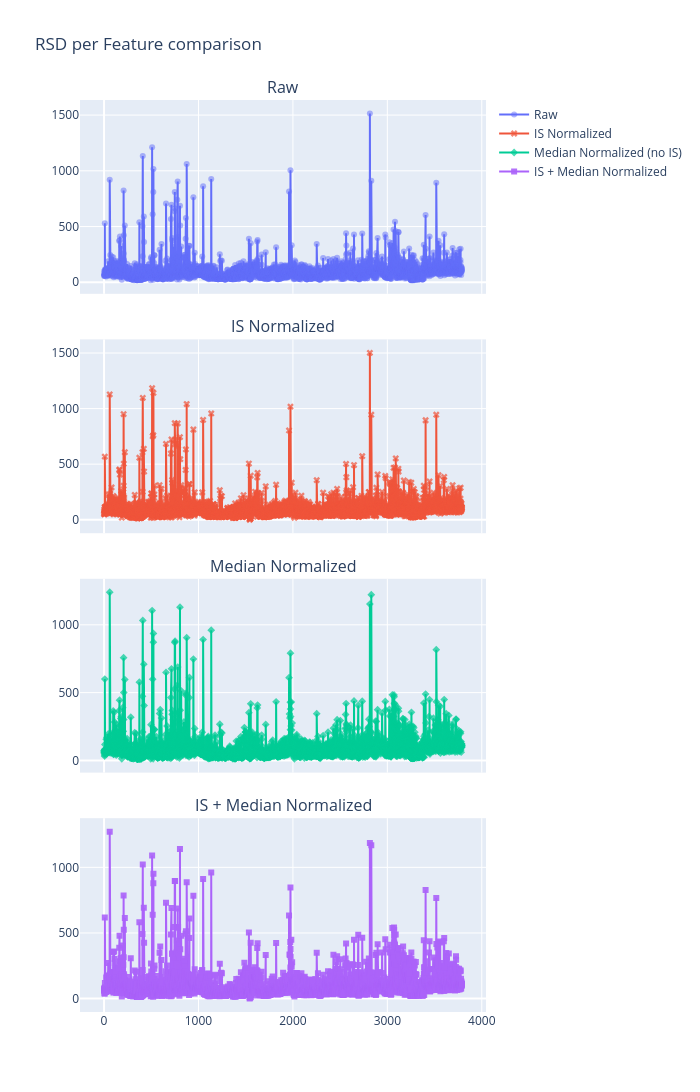

Source (notebook cell):
### Markdown cell above
### Plot RSDs comparison on separate grids

### Code cell
try:    
    fig2 = make_subplots(
        rows=4, cols=1, shared_xaxes=True, vertical_spacing=0.05,
        subplot_titles=[
            "Raw",
            "IS Normalized",
            "Median Normalized",
            "IS + Median Normalized"
        ]
    )
    fig2.add_trace(go.Scatter(
        y=rsd_raw.values,
        mode='lines+markers',
        name='Raw',
        marker=dict(symbol='circle', opacity=0.5)
    ), row=1, col=1)
    fig2.add_trace(go.Scatter(
        y=rsd_is.values,
        mode='lines+markers',
        name='IS Normalized',
        marker=dict(symbol='x', opacity=0.7)
    ), row=2, col=1)
    fig2.add_trace(go.Scatter(
        y=rsd_median_only.values,
        mode='lines+markers',
        name='Median Normalized (no IS)',
        marker=dict(symbol='diamond', opacity=0.7)
    ), row=3, col=1)
    fig2.add_trace(go.Scatter(
        y=rsd_final.values,
        mode='lines+markers',
        name='IS + Median Normalized',
        marker=dict(symbol='square', opacity=0.9)
    ), row=4, col=1)
    fig2.update_layout(
        title="RSD per Feature comparison",
        width=700,
        height=1500
    )
    fig2.show()
except Exception as e:
    print(f"ERROR during RSD subplot plotting: {e}")

### Figure 1 — Plotly figure (JSON) as saved in the notebook; plotly's stock layout.template omitted (floating-point values rounded to 4 significant figures; data arrays with more than 128 entries replaced by an {"elided": "..."} marker saying what was removed)
{"data": [{"marker": {"opacity": 0.5, "symbol": "circle"}, "mode": "lines+markers", "name": "Raw", "type": "scatter", "xaxis": "x", "y": {"elided": "3791 float values"}, "yaxis": "y"}, {"marker": {"opacity": 0.7, "symbol": "x"}, "mode": "lines+markers", "name": "IS Normalized", "type": "scatter", "xaxis": "x2", "y": {"elided": "3791 float values"}, "yaxis": "y2"}, {"marker": {"opacity": 0.7, "symbol": "diamond"}, "mode": "lines+markers", "name": "Median Normalized (no IS)", "type": "scatter", "xaxis": "x3", "y": {"elided": "3791 float values"}, "yaxis": "y3"}, {"marker": {"opacity": 0.9, "symbol": "square"}, "mode": "lines+markers", "name": "IS + Median Normalized", "type": "scatter", "xaxis": "x4", "y": {"elided": "3791 float values"}, "yaxis": "y4"}], "layout": {"annotations": [{"font": {"size": 16}, "showarrow": false, "text": "Raw", "x": 0.5, "xanchor": "center", "xref": "paper", "y": 1, "yanchor": "bottom", "yref": "paper"}, {"font": {"size": 16}, "showarrow": false, "text": "IS Normalized", "x": 0.5, "xanchor": "center", "xref": "paper", "y": 0.7375, "yanchor": "bottom", "yref": "paper"}, {"font": {"size": 16}, "showarrow": false, "text": "Median Normalized", "x": 0.5, "xanchor": "center", "xref": "paper", "y": 0.475, "yanchor": "bottom", "yref": "paper"}, {"font": {"size": 16}, "showarrow": false, "text": "IS + Median Normalized", "x": 0.5, "xanchor": "center", "xref": "paper", "y": 0.2125, "yanchor": "bottom", "yref": "paper"}], "height": 1500, "title": {"text": "RSD per Feature comparison"}, "width": 700, "xaxis": {"anchor": "y", "domain": [0, 1], "matches": "x4", "showticklabels": false}, "xaxis2": {"anchor": "y2", "domain": [0, 1], "matches": "x4", "showticklabels": false}, "xaxis3": {"anchor": "y3", "domain": [0, 1], "matches": "x4", "showticklabels": false}, "xaxis4": {"anchor": "y4", "domain": [0, 1]}, "yaxis": {"anchor": "x", "domain": [0.7875, 1]}, "yaxis2": {"anchor": "x2", "domain": [0.525, 0.7375]}, "yaxis3": {"anchor": "x3", "domain": [0.2625, 0.475]}, "yaxis4": {"anchor": "x4", "domain": [0, 0.2125]}}}
